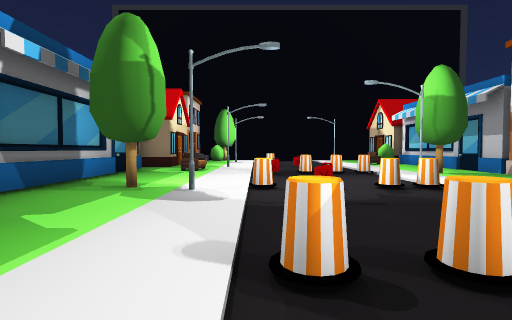
view 1 (above)

17 first-person views from a walk through a scene from a Unity 3-D project. The camera is 1.2 m above the floor, tilts 2° down and sees 80° across. The floor is counted in squares, 2 m on a side. Each view is taken from the middle of a square. On the plan, view 1 faces up. The plan holds only what a view shows up to about 9 squares ahead; the rest is blank. The place goes on beyond the plan. The player is left out.

view 2
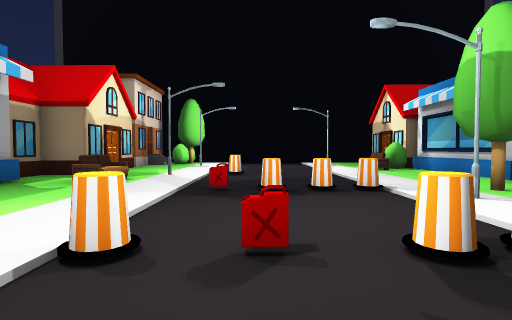

view 3
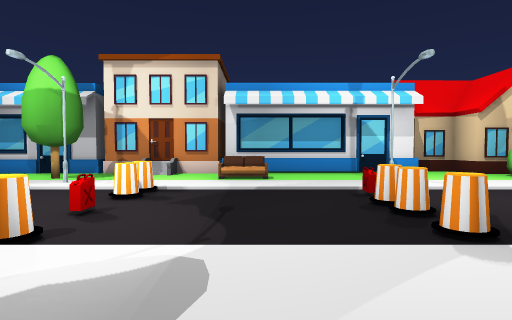

view 4
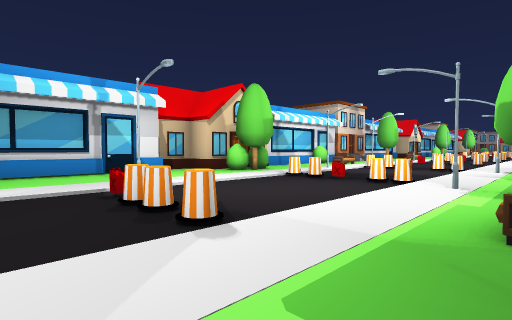

view 5
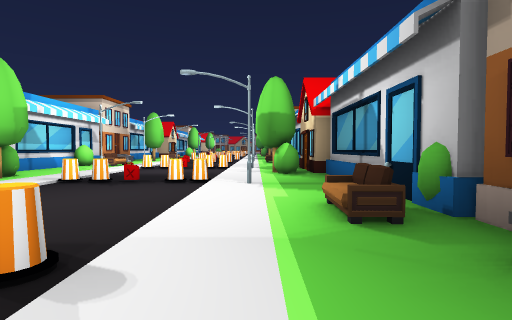

view 6
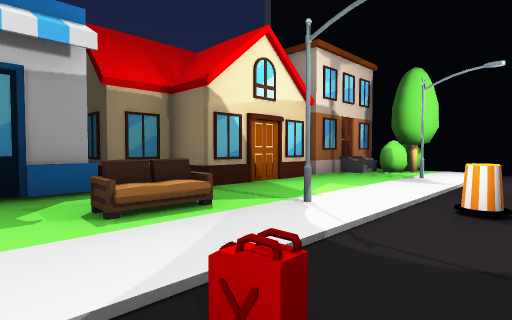

view 7
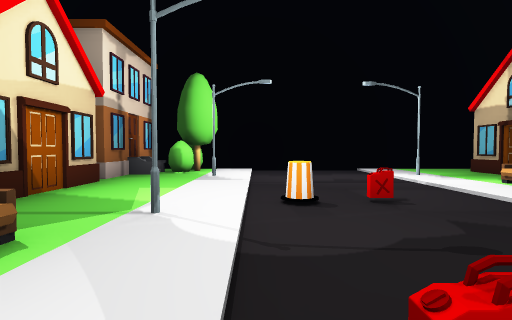

view 8
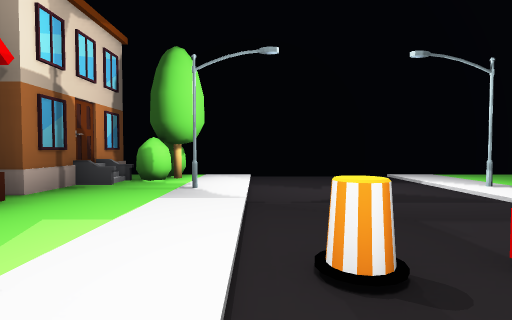

view 9
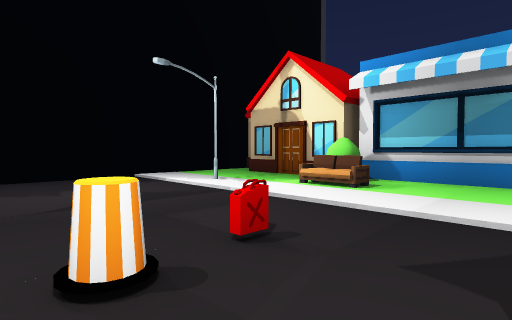

view 10
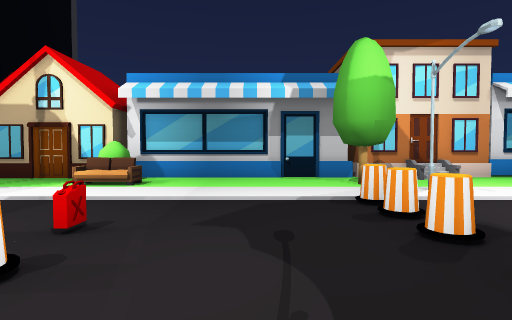

view 11
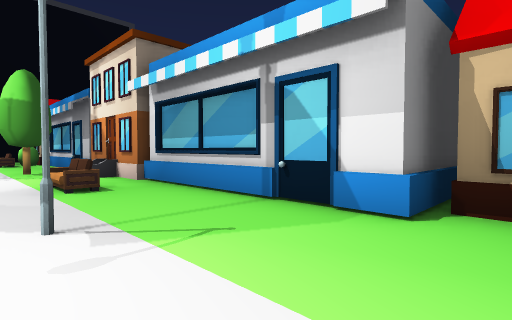

view 12
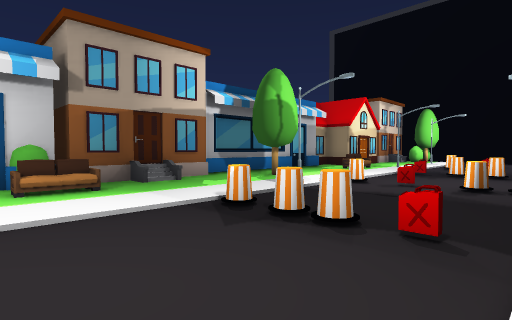

view 13
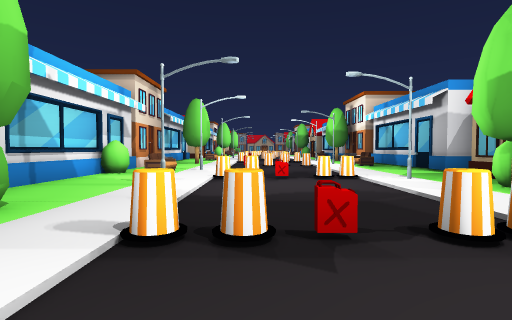

view 14
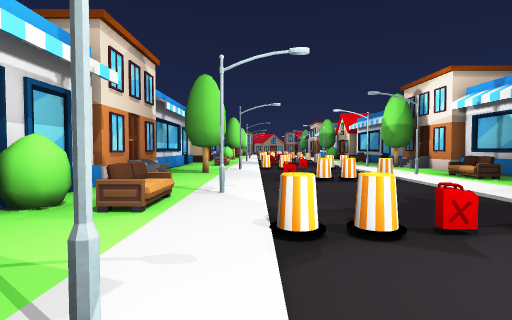

view 15
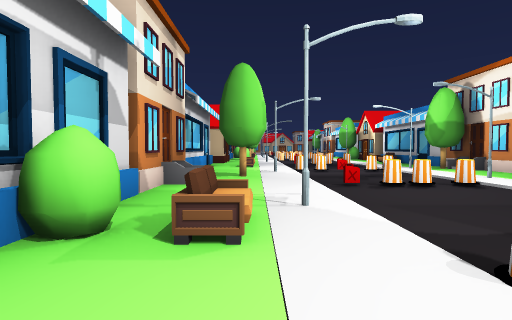

view 16
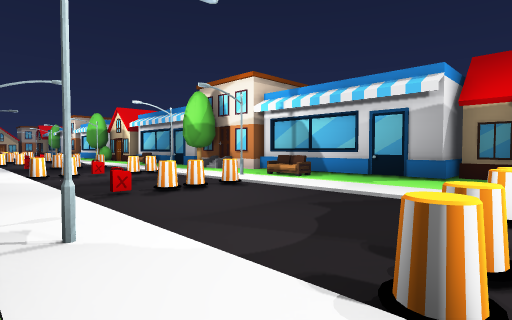

view 17
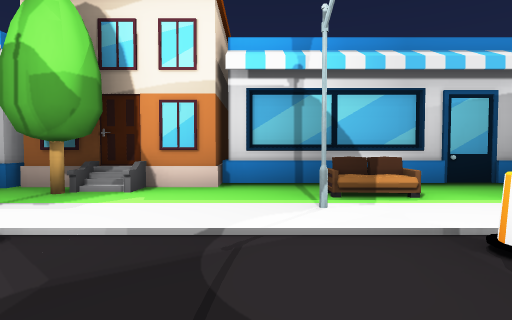

### Floor plan
Key: @ floor where view 1 was taken; # wall or solid block; x gap in a wall; . floor; = window, fence, low wall or low ledge; S sofa; B building; T tree; R streetlight; U bush; O other object.
Columns run from 5 left of view 1 to 9 right of it. Each row starts with its distance up from view 1.
 16   #####   ##
 15   #UT.......  B
 14   #.....R..   B
 13 O #.R......   B
 12 BBB......SU#  B
 11   B........#
 10   B.ROO....#
  9 BB.S.......#
  8   x..OOOO..#
  7   .......T.B
  6   #.....R..#
  5   BT.OOOO.=##
  4   #TR......O#
  3   O........##
  2   #........B
  1  ##..OOOR..#
  0  #US.@.O...#
 -1  ##........###B
 -2   #.R.......  B
 -3   #..OOOOUU   B
 -4   B...O..UU   B
 -5 BBBUT......#  B
 -6   B.....R..#
 -7   B.ROOOO..#
 -8 BB....O...U#
 -9  ##.....RS.#
-10   #........B
-11   #S.OOOO..#
-12   #.R..... #
-13   B......T.O
-14 O##.....R..#
-15   #T.OOOO..B
-16   #TO O..

Positions as (right, up) in squares from view 1, and headings:
1: (0, 0), facing up
2: (1, 3), facing up
3: (-2, 3), facing right
4: (-2, 3), facing down-right
5: (-1, 3), facing down
6: (1, 7), facing up-left
7: (0, 7), facing up
8: (0, 9), facing up
9: (0, 9), facing up-right
10: (-1, 9), facing right
11: (3, -2), facing up-right
12: (3, -1), facing up-left
13: (2, -1), facing down
14: (3, -5), facing down
15: (4, -6), facing down
16: (4, -7), facing down-left
17: (2, -13), facing left
